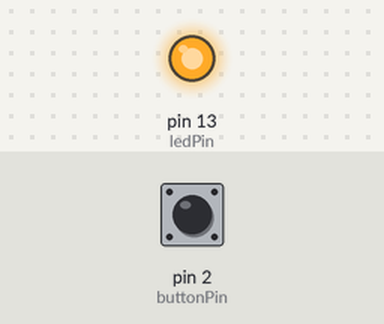
The sketch below on a simulated Arduino Uno, built with avr-gcc and run on an emulated ATmega328P. Parts: output pins drawn as LEDs (lit = HIGH). The inputs (shaded band) are chosen by the test bench; at power-on: pin 2 (buttonPin) HIGH.

Above: at 1.2 s.
1.3 s: pin 2 (buttonPin) pulled LOW for 0.15 s
At 1.37 s:
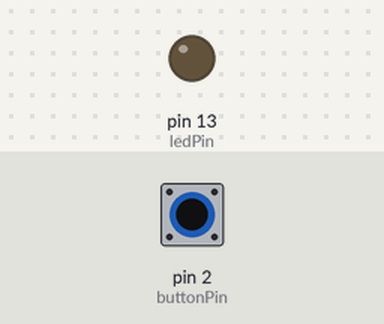
2.9 s: pin 2 (buttonPin) pulled LOW for 3.2 s
At 6.9 s:
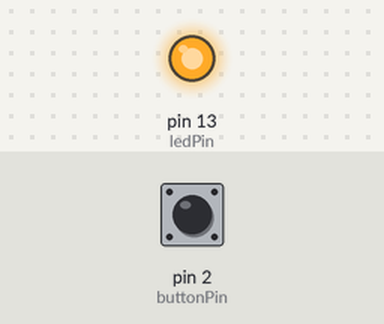
Timing chart, 0 to 8.4 s (numbered marks = the images above; inputs shaded):
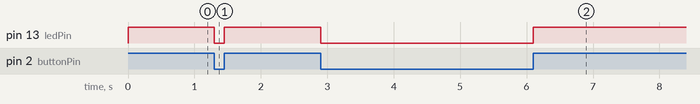

The sketch:

Pullup.ino
```cpp
const int ledPin = 13;
const int buttonPin = 2;

int buttonState = 0;

void setup() {
  // pinMode(LED_BUILTIN, OUTPUT);
  pinMode(ledPin, OUTPUT);
  pinMode(buttonPin, INPUT_PULLUP);
}

void loop() {
  buttonState = digitalRead(buttonPin);
  // digitalWrite(LED_BUILTIN, HIGH);
  // digitalWrite(LED_BUILTIN, LOW);
  if(buttonState == HIGH)
  {
    digitalWrite(ledPin, HIGH); // LED 켜기
  }
  else
  {
    digitalWrite(ledPin, LOW); // LED 끄기
  }
}
```

Measured:
- after the input at 1.3 s, pin 13 (ledPin): HIGH → LOW at once, → HIGH 0.15 s later
- after the input at 2.9 s, pin 13 (ledPin): HIGH → LOW at once, → HIGH 3.2 s later
